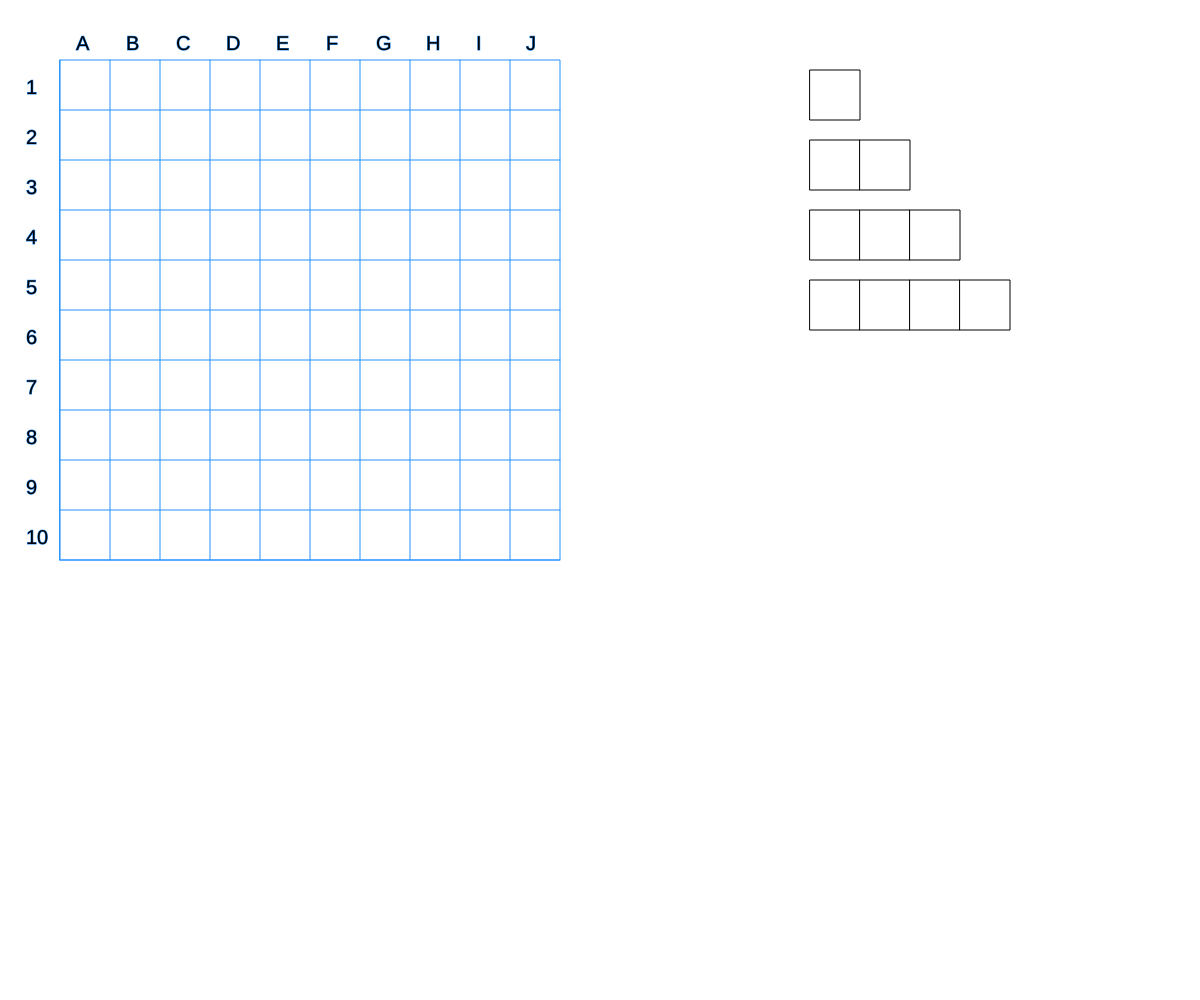
Frame 1 (no input)
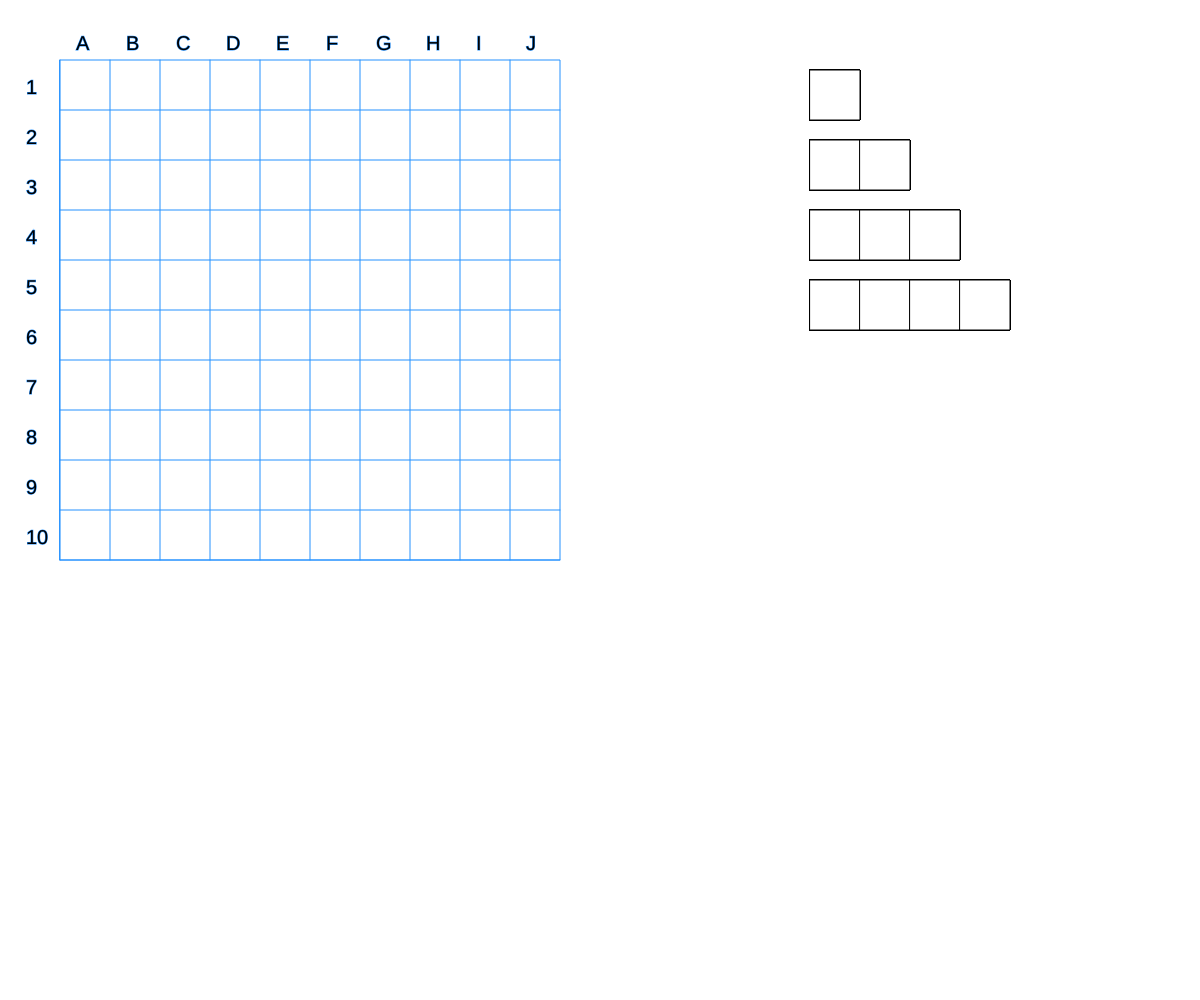
Frame 60 (no input)
Frame 120 (the mouse pressed at the canvas centre since frame 60): identical to frame 60, image omitted

The p5.js sketch that drew these frames (run headless with seeded random() and noise() and a simulated clock; from frame 60 on, the mouse is pressed at the canvas centre):

// p5.js sketch
// ── sketch.js
/*
 * "THE BEER-WARE LICENSE" (Revision 42):
 * Vitalii Kreminskyi <vkrmk13@gmail.com> wrote this file. As long as you retain this
 * notice you can do whatever you want with this stuff. If we meet some
 * day, and you think this stuff is worth it, you can buy me a beer in
 * return.
 */

'use strict'

const PALETTE = {
  BACKGROUND: '#FFF',
  BLACK: '#000',
  INK: '#2491ff',
}
const SPACINGS = {
  SCREEN_PADDING: 10,
}

const VIEWPORT_HEIGHT = window.innerHeight
const VIEWPORT_WIDTH = window.innerWidth

const CELLS_COUNT = 10
const CELL_DIMENSION = 50
const FIELD_DIMENSION = CELLS_COUNT * CELL_DIMENSION

/**
 * Those are core functions of p5
 */
function setup() {
  createCanvas(VIEWPORT_WIDTH, VIEWPORT_HEIGHT)
  drawField()
}

function draw() {
  drawShipsPicker()
}

// ── hand.js
/*
 * "THE BEER-WARE LICENSE" (Revision 42):
 * Vitalii Kreminskyi <vkrmk13@gmail.com> wrote this file. As long as you retain this
 * notice you can do whatever you want with this stuff. If we meet some
 * day, and you think this stuff is worth it, you can buy me a beer in
 * return.
 *
 * Hand module - responsible for interactions
 */

const isClickedWithin = (startX, startY, endX, endY) =>
  mouseX >= startX && mouseX <= endX && mouseY >= startY && mouseY <= endY

const handleMousePressed = () => {
  const COORDS_LENGTH = 2 // [x, y].length === 2
  /**
   * Check whether mouse clicked into ships picker figures
   */
  for (let shipCells in pickerShipsPositions) {
    if (pickerShipsPositions[shipCells].lenght < COORDS_LENGTH) {
      console.error('No ship picker position')
    } else {
      const shipLength = shipCells * CELL_DIMENSION
      const startX = pickerShipsPositions[shipCells][0]
      const startY = pickerShipsPositions[shipCells][1]
    }
  }
}

const handleMouseReleased = () => {}

// ── pencil.js
/*
 * "THE BEER-WARE LICENSE" (Revision 42):
 * Vitalii Kreminskyi <vkrmk13@gmail.com> wrote this file. As long as you retain this
 * notice you can do whatever you want with this stuff. If we meet some
 * day, and you think this stuff is worth it, you can buy me a beer in
 * return.
 *
 * Pencil module - does the things that pencil does - draws everything
 */

/**
 * Draw box relatively to paddings
 */
const drawBox = (x, y) => {
  rect(x, y, CELL_DIMENSION)
}

// TODO: Add orientation also (now works only horizontally)
const drawShip = (x, y, size, orientation) => {
  for (let i = 1; i <= size; i++) {
    drawBox(x + CELL_DIMENSION * i, y)
  }
}

const drawField = () => {
  const X_SPACING = CELL_DIMENSION + SPACINGS.SCREEN_PADDING
  const Y_SPACING = CELL_DIMENSION + SPACINGS.SCREEN_PADDING
  const LETTERS = ['A', 'B', 'C', 'D', 'E', 'F', 'G', 'H', 'I', 'J']

  stroke(PALETTE.INK)
  /**
   * Drawing a fields box
   */
  rect(X_SPACING, Y_SPACING, FIELD_DIMENSION, FIELD_DIMENSION)

  stroke(PALETTE.INK)

  for (let i = 1; i <= 10; i++) {
    /**
     * Draw horizontal lines
     */
    line(
      X_SPACING,
      Y_SPACING + CELL_DIMENSION * i,
      X_SPACING + FIELD_DIMENSION,
      Y_SPACING + CELL_DIMENSION * i
    )

    /**
     * Draw vertical lines
     */
    line(
      SPACINGS.SCREEN_PADDING + CELL_DIMENSION * i,
      SPACINGS.SCREEN_PADDING + CELL_DIMENSION,
      SPACINGS.SCREEN_PADDING + CELL_DIMENSION * i,
      SPACINGS.SCREEN_PADDING + FIELD_DIMENSION + CELL_DIMENSION
    )

    /**
     * Draw letters
     */
    textSize(20)
    text(
      LETTERS[i - 1],
      CELL_DIMENSION * i +
        SPACINGS.SCREEN_PADDING +
        Math.floor(CELL_DIMENSION / 3),
      CELL_DIMENSION
    )

    /**
     * Draw numbers
     */
    text(
      i,
      SPACINGS.SCREEN_PADDING + Math.floor(CELL_DIMENSION / 3),
      SPACINGS.SCREEN_PADDING +
        CELL_DIMENSION * i +
        (CELL_DIMENSION - Math.floor(CELL_DIMENSION / 3))
    )
  }

  stroke(PALETTE.BLACK)
}

const drawShipsPicker = () => {
  const MAX_SHIP_SIZE = 4
  const SPACE_BETWEEN = 200
  const HORIZONTAL_PADDING =
    FIELD_DIMENSION + CELL_DIMENSION + SPACINGS.SCREEN_PADDING + SPACE_BETWEEN
  const VERTICAL_PADDING = SPACINGS.SCREEN_PADDING + CELL_DIMENSION
  const Y_SPACING_STEP = 20

  for (let i = 1; i <= MAX_SHIP_SIZE; i++) {
    drawShip(HORIZONTAL_PADDING, i * CELL_DIMENSION + i * Y_SPACING_STEP, i)
  }
}
